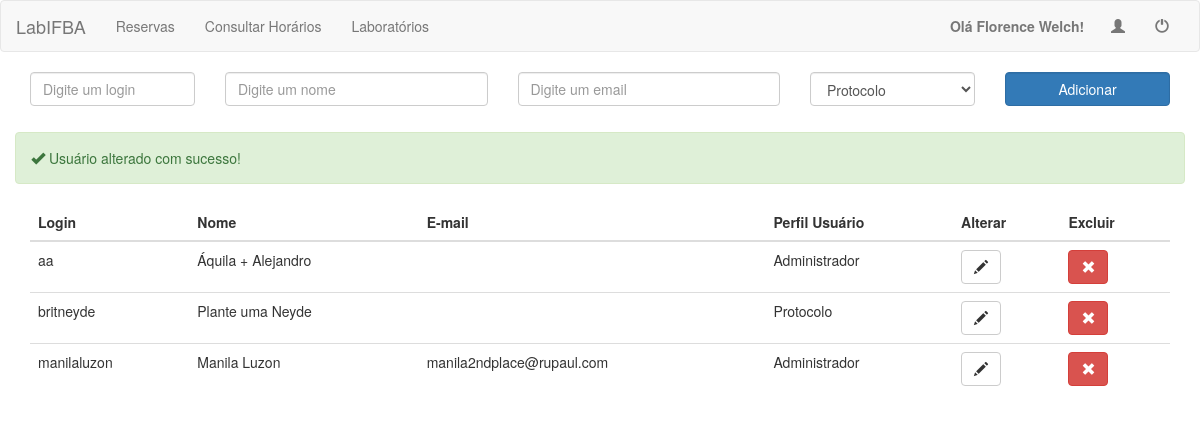
The page /?page=users&updt=true (signed in) on the database its author committed.
### tables this page shows
CREATE TABLE IF NOT EXISTS `usuarios` (
  `Login` varchar(30) NOT NULL,
  `Nome` varchar(80) NOT NULL,
  `Senha` char(40) NOT NULL DEFAULT '',
  `Email` varchar(45) DEFAULT NULL,
  `PerfilUsuario` int(1) unsigned NOT NULL
);

### resources/php/users.php (the view, shortened to what this page needs)
<?php
include "connect.php";
$link = mysqli_connect($host, $user, $password, $database);
?>
<form class="form-horizontal margin-bottom" action="resources/php/addusers.php" method="post">
    <div class="col-lg-2">
        <input class="form-control" type="text"  size="30" maxlength="30" name="login" placeholder="Digite um login" required>
    </div>
    <div class="col-lg-3">
        <input class="form-control" type="text" name="nome" maxlength="80" placeholder="Digite um nome" required>
    </div>
    <div class="col-lg-3">
        <input class="form-control" type="email" name="email" maxlength="80" placeholder="Digite um email">
    </div>
    <div class="col-lg-2">
        <select class="form-control" name="perf">
            <option value="0"> Protocolo </option>
        </select>
    </div>
    <div class="col-lg-2">
        <button class="btn btn-primary form-control" type="submit">
            Adicionar
        </button>
    </div>
</form>
        <?php
if(isset($_GET["updt"])){
    if ($_GET["updt"] == "true"){
        ?>
        <div class="col-lg-12 alert alert-success">
            <span class="glyphicon glyphicon-ok"> </span>
            Usuário alterado com sucesso!
        </div>
        <?php
    }
}
            ?>
        <?php
$query = "SELECT Login, Nome, PerfilUsuario, Email FROM usuarios WHERE login != '".$_SESSION["login"]."'";
$result = mysqli_query($link, $query);
if(mysqli_num_rows($result) <= 0){
    echo "<div class=\"alert alert-warning col-lg-12 text-center\">Não há usuários</div>";
}
else {
    ?>
    <div class="col-lg-12">
        <table class="table">
            <thead>
                <th>Login</th>
                <th>Nome</th>
                <th>E-mail</th>
                <th>Perfil Usuário</th>
                <th>Alterar</th>
                <th>Excluir</th>
            </thead>
            <tbody>
            <?php
            while ($row = mysqli_fetch_array($result)) {
                ?>
                <tr>
                    <td><?php echo $row["Login"]; ?></td>
                    <td><?php echo $row["Nome"]; ?></td>
                    <td><?php echo $row["Email"]; ?></td>
                    <td><?php switch ($row["PerfilUsuario"]){
                            case 0:
                                echo "Protocolo";
                                break;
                            case 2:
                                echo "Administrador";
                                break;
                        } ?></td>
                    <td>
                        <form action="?page=users" method="post">
                            <button class="btn btn-default" name="alter" type="submit" value="<?php echo $row["Login"]; ?>">
                                <span class="glyphicon glyphicon-pencil"> </span>
                            </button>
                        </form>
                    </td>
                    <td>
                        <form action="resources/php/removeusers.php" method="post">
                            <button class="btn btn-danger remove" name="remove" type="submit" value="<?php echo $row["Login"]; ?>">
                                <span class="glyphicon glyphicon-remove"></span>
                            </button>
                        </form>
                    </td>
                </tr>
                <?php
            }
            ?>
            </tbody>
        </table>
    </div>
    <?php
}
?>

### resources/css/styles.css (style rules this page uses)
.margin-bottom { margin-bottom: 60px; }

### rows shown on the page
usuarios: Login "aa", Nome "Áquila + Alejandro", PerfilUsuario "Administrador"
usuarios: Login "britneyde", Nome "Plante uma Neyde", PerfilUsuario "Protocolo"
usuarios: Login "manilaluzon", Nome "Manila Luzon", Email "manila2ndplace@rupaul.com", PerfilUsuario "Administrador"

### other values the page prints
$_SESSION["Nome"] "Florence Welch"
